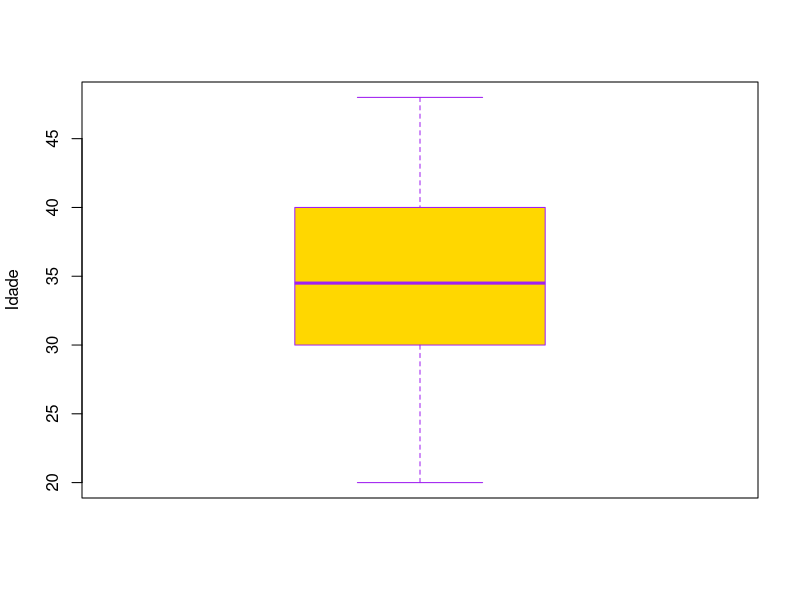
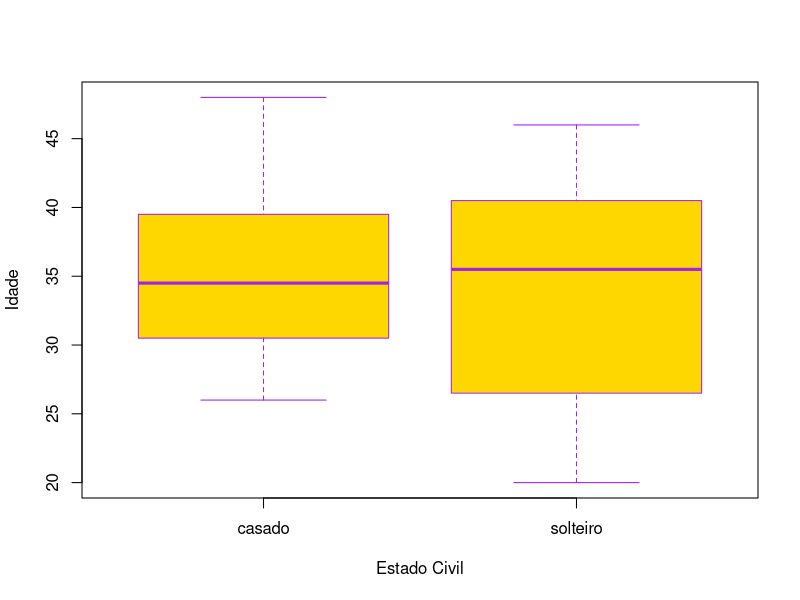

Generate these figures, in order, with R:
## ----carrega-dados0, echo=TRUE, eval=FALSE, warning=FALSE, message=FALSE--------------------
# install.packages("readxl")
library(readxl)

dados <- read_excel(path = "companhia_mb.xlsx")




## ----carrega-dados2, warning=FALSE, message=FALSE-------------------------------------------
class(dados) # classe do objeto dados
dim(dados) # dimensão do objeto dados


## ----carrega-dados3, warning=FALSE, message=FALSE-------------------------------------------
head(dados) # apresenta as primeiras linhas do objeto dados


## ----exetremos, warning=FALSE, message=FALSE------------------------------------------------
min(dados$Idade)
max(dados$Idade)
range(dados$Idade)


## ----amplitude, warning=FALSE, message=FALSE------------------------------------------------
diff(range(dados$Idade))


## ----extremos2, warning=FALSE, message=FALSE------------------------------------------------
min(dados$`N de Filhos`, na.rm = TRUE)
max(dados$`N de Filhos`, na.rm = TRUE)


## ----var, warning=FALSE, message=FALSE------------------------------------------------------

var(dados$Idade)
sd(dados$Idade)
sqrt(var(dados$Idade))



## ----cv, warning=FALSE, message=FALSE-------------------------------------------------------

sd(dados$Idade)/mean(dados$Idade)



## ----quantis, warning=FALSE, message=FALSE--------------------------------------------------

quantile(dados$Idade, 
         probs = c(0.25, 0.5, 0.75))



## ----boxplot, warning=FALSE, message=FALSE--------------------------------------------------

boxplot(dados$Idade,
        ylab = "Idade", col = "gold", border = "purple")



## ----boxplot2, warning=FALSE, message=FALSE-------------------------------------------------

boxplot(Idade ~ `Estado Civil`, data = dados,
        ylab = "Idade", col = "gold", border = "purple")


